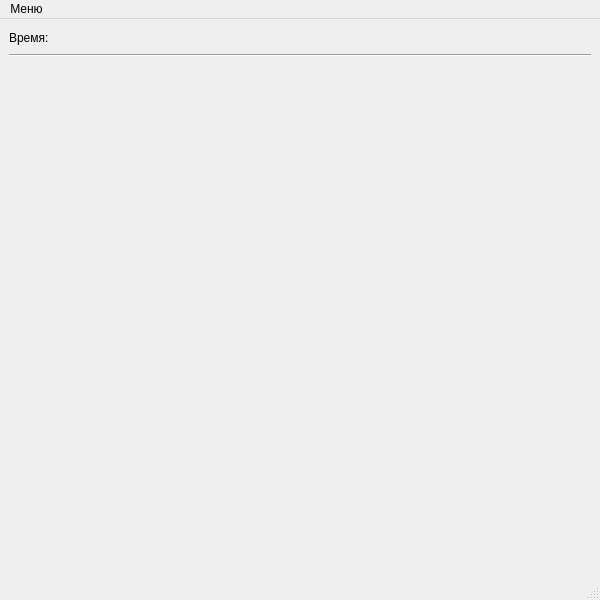
<?xml version="1.0" encoding="UTF-8"?>
<ui version="4.0">
 <class>MainWindow</class>
 <widget class="QMainWindow" name="MainWindow">
  <property name="geometry">
   <rect>
    <x>0</x>
    <y>0</y>
    <width>600</width>
    <height>600</height>
   </rect>
  </property>
  <property name="windowTitle">
   <string>Mines</string>
  </property>
  <widget class="QWidget" name="centralwidget">
   <layout class="QGridLayout" name="gridLayout_3">
    <item row="0" column="0">
     <layout class="QGridLayout" name="gridLayout_2">
      <item row="0" column="0">
       <widget class="QLabel" name="label">
        <property name="text">
         <string>Время:</string>
        </property>
       </widget>
      </item>
      <item row="0" column="1">
       <spacer name="horizontalSpacer_2">
        <property name="orientation">
         <enum>Qt::Horizontal</enum>
        </property>
        <property name="sizeHint" stdset="0">
         <size>
          <width>40</width>
          <height>20</height>
         </size>
        </property>
       </spacer>
      </item>
      <item row="0" column="2">
       <widget class="QLabel" name="winOrNot">
        <property name="text">
         <string/>
        </property>
       </widget>
      </item>
     </layout>
    </item>
    <item row="1" column="0">
     <layout class="QGridLayout" name="gridLayout"/>
    </item>
    <item row="3" column="0">
     <spacer name="verticalSpacer_2">
      <property name="orientation">
       <enum>Qt::Vertical</enum>
      </property>
      <property name="sizeHint" stdset="0">
       <size>
        <width>20</width>
        <height>40</height>
       </size>
      </property>
     </spacer>
    </item>
    <item row="2" column="0">
     <widget class="Line" name="line">
      <property name="orientation">
       <enum>Qt::Horizontal</enum>
      </property>
     </widget>
    </item>
   </layout>
  </widget>
  <widget class="QMenuBar" name="menubar">
   <property name="geometry">
    <rect>
     <x>0</x>
     <y>0</y>
     <width>600</width>
     <height>21</height>
    </rect>
   </property>
   <widget class="QMenu" name="menu">
    <property name="title">
     <string>Меню</string>
    </property>
    <addaction name="action"/>
    <addaction name="action_2"/>
   </widget>
   <addaction name="menu"/>
  </widget>
  <widget class="QStatusBar" name="statusbar"/>
  <action name="action">
   <property name="text">
    <string>Начать заново</string>
   </property>
  </action>
  <action name="action_2">
   <property name="text">
    <string>Сменить пользователя</string>
   </property>
  </action>
 </widget>
 <resources/>
 <connections/>
</ui>
